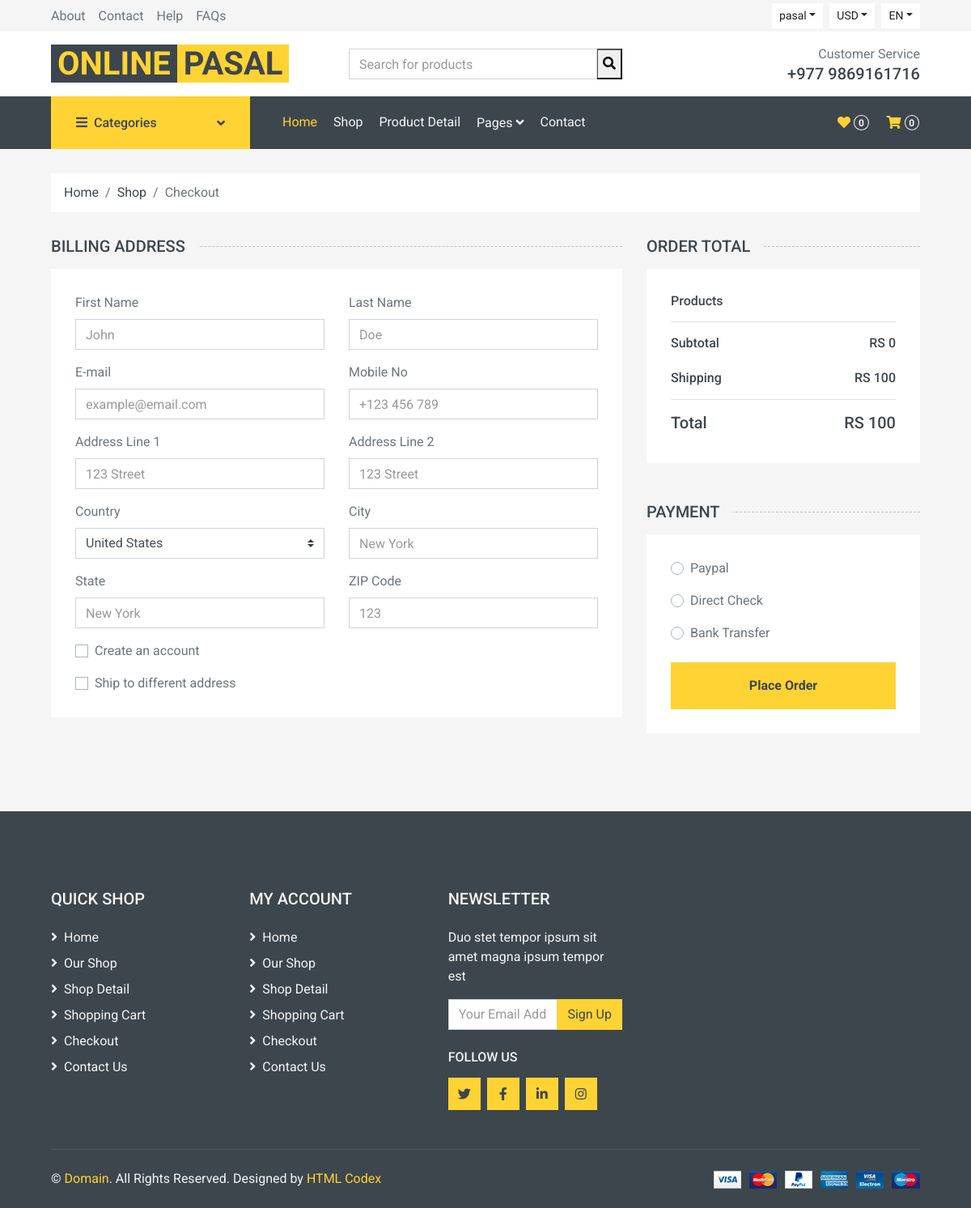
The app's page /checkout (signed in), older data.
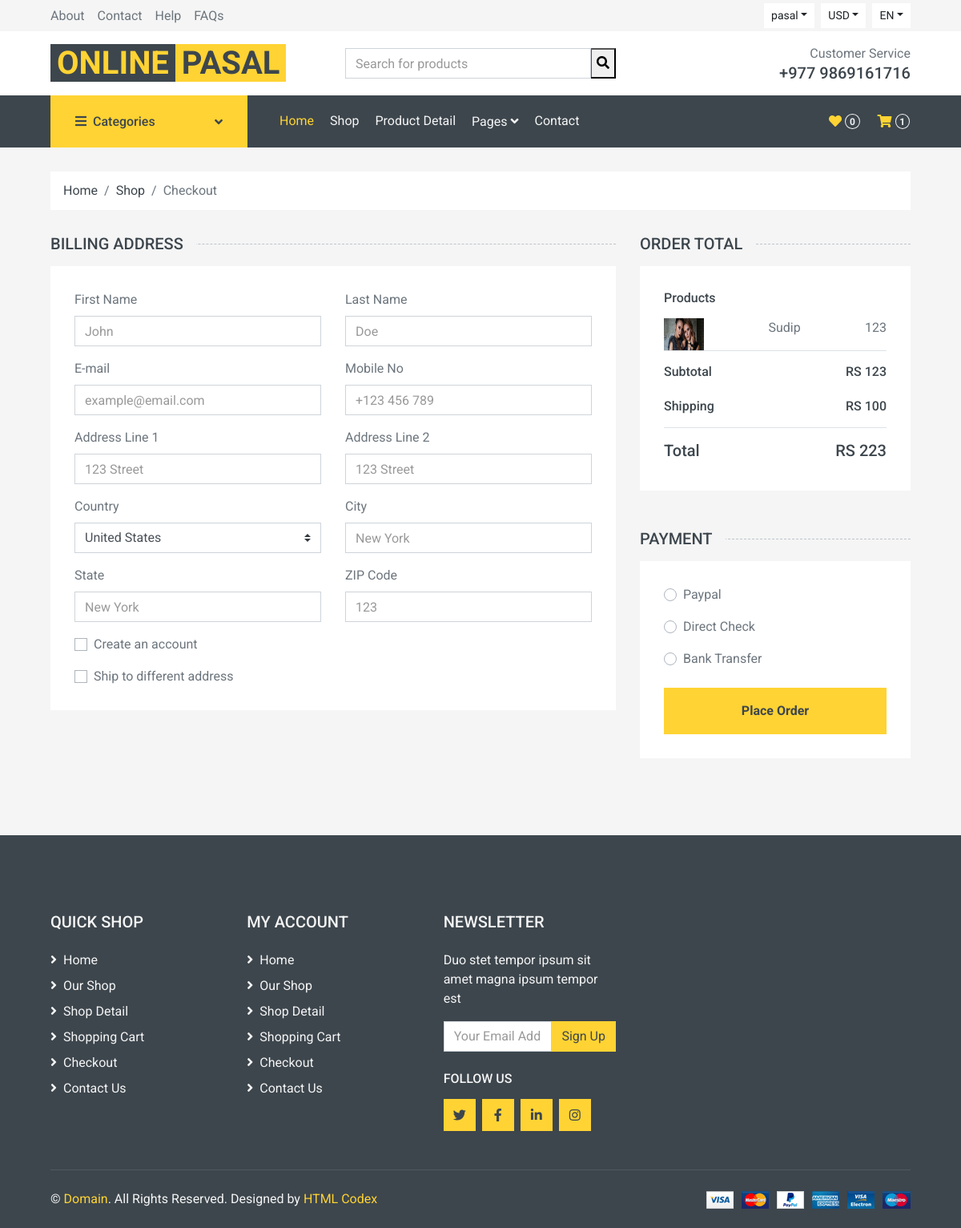
The same page, newer data.
### home/models.py (models this page shows, shortened)
class Cart(models.Model):
    username = models.CharField(max_length = 300)
    slug = models.CharField(max_length= 300)
    quantity = models.IntegerField()
    total = models.IntegerField()
    date = models.DateTimeField(auto_now_add= True)
    checkout = models.BooleanField(default = False)
    items = models.ForeignKey(Product, on_delete = models.CASCADE)

class Product(models.Model):
    name = models.CharField(max_length = 300)
    price = models.IntegerField()
    discounted_price = models.IntegerField()
    image = models.ImageField(upload_to = 'media')
    description = RichTextField()
    specification = RichTextField()
    category = models.ForeignKey(Category, on_delete = models.CASCADE)
    subcategory = models.ForeignKey(SubCategory, on_delete = models.CASCADE)
    brand = models.ForeignKey(Brand, on_delete = models.CASCADE)
    slug = models.CharField(max_length = 500, unique = True)
    status = models.CharField(choices= STATUS, max_length= 50)
    labels = models.CharField(choices = LABELS, max_length = 50)

### home/views.py (the view)
# urls.py: path('checkout', CheckoutView.as_view(), name = 'cart'),
class CheckoutView(BaseView):
    def get(self, request):
        self.views["wish_counts"] = count_wish(request)
        self.views["cart_counts"] = count_cart(request)
        username = request.user.username
        self.views['orders'] = Cart.objects.filter(username=username)
        s = 0
        for i in self.views["orders"]:
            s = s + i.total
        self.views["sub_total"] = s
        self.views['delivery_charge'] = 100
        self.views['grand_total'] = s+100
        return render(request, 'checkout.html', self.views)

### home/views.py (called while the page is built)
def count_cart(request):
    username = request.user.username
    cart_count = Cart.objects.filter(checkout = False, username = username).count()
    return cart_count

def count_wish(request):
    username = request.user.username
    wish_count = WishList.objects.filter(username = username).count()
    return wish_count

### templates/checkout.html (shortened to what the changed rows need)
{% extends 'base.html' %}
{% block content %}
    <div class="container-fluid">
        <div class="row px-xl-5">
            <div class="col-lg-4">
                <div class="bg-light p-30 mb-5">
                    <div class="border-bottom">
                        <h6 class="mb-3">Products</h6>
                        {% for order in orders %}
                        <div class="d-flex justify-content-between">
                             <img src="{{order.items.image.url}}" alt="" style="width: 50px;">{{order.items.name}}
                            <p>{{order.items.discounted_price}}</p>
                        </div>
                        {% endfor %}
                    </div>
                    <div class="border-bottom pt-3 pb-2">
                        <div class="d-flex justify-content-between mb-3">
                            <h6>Subtotal</h6>
                            <h6>RS {{sub_total}}</h6>
                        </div>
                    </div>
                    <div class="pt-2">
                        <div class="d-flex justify-content-between mt-2">
                            <h5>Total</h5>
                            <h5>RS {{grand_total}}</h5>
                        </div>
                    </div>
                </div>
            </div>
        </div>
    </div>
  {% endblock %}

### templates/base.html (shortened to what the changed rows need)
<!DOCTYPE html>
{% load static %}
<html lang="en">
<head>
    <link href="https://cdnjs.cloudflare.com/ajax/libs/font-awesome/5.10.0/css/all.min.css" rel="stylesheet">
    <link href="{% static 'lib/animate/animate.min.css' %}" rel="stylesheet">
    <link href="{% static 'lib/owlcarousel/assets/owl.carousel.min.css' %}" rel="stylesheet">
    <link href="{% static 'css/style.css' %}" rel="stylesheet">
</head>
<body>
    <div class="container-fluid bg-dark mb-30">
        <div class="row px-xl-5">
            <div class="col-lg-9">
                <nav class="navbar navbar-expand-lg bg-dark navbar-dark py-3 py-lg-0 px-0">
                    <div class="collapse navbar-collapse justify-content-between" id="navbarCollapse">
                        <div class="navbar-nav ml-auto py-0 d-none d-lg-block">
                            <a href="/cart" class="btn px-0 ml-3">
                                <i class="fas fa-shopping-cart text-primary"></i>
                                <span class="badge text-secondary border border-secondary rounded-circle" style="padding-bottom: 2px;">{{cart_counts}}</span>
                            </a>
                        </div>
                    </div>
                </nav>
            </div>
        </div>
    </div>
                {% block content %}
                {% endblock %}
</body>
</html>

Row changes from the older to the newer data that the page shows:
added Cart: items.image (picture), items.name "Sudip", items.discounted_price "123"
Text that changed along with them:
{{ cart_counts }}: "0" → "1"
{{ sub_total }}: "0" → "123"
{{ grand_total }}: "100" → "223"
